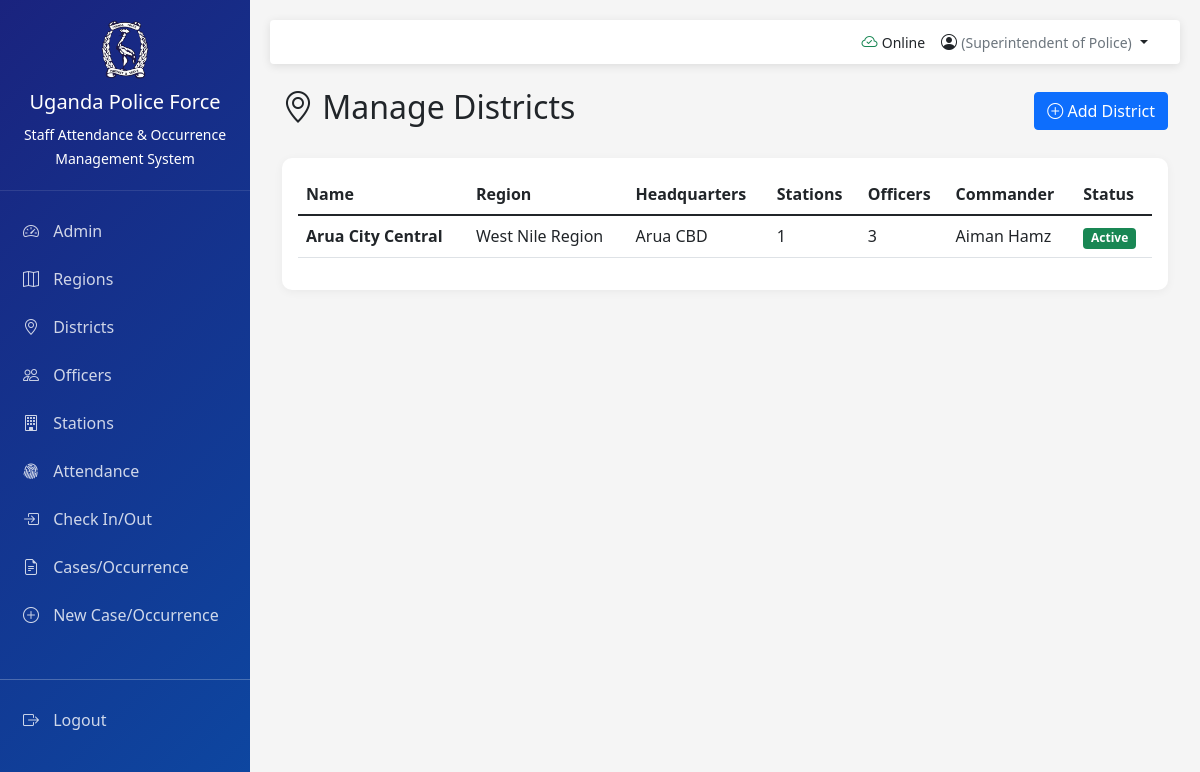
/manage/districts/ (signed in), run on the app's committed database.
### core/models.py (models this page shows, shortened)
class Profile(models.Model):
    RANK_CHOICES = (
        ('SPC', 'Special Police Constable'),
        ('PPC', 'Probationer Police Constable '),
        ('PC', 'Police Constable '),
        ('CPL', 'Corporal'),
        ('SGT', 'Sergent'),
        ('SSGT', 'Station Sergent'),
        ('HC', 'Head Constable'),
        ('HCM', 'Head Constable Major'),
        ('LAIP', 'Learner Assitant Inspector of Police'),
        ('AIP', 'Assitant Inspector of Police'),
        ('IP', 'Inspector Police'),
        ('CASP', 'Cadet Assistant Superintendent of Police'),
        ('ASP', 'Assistant Superintendent of Police'),
        ('SP', 'Superintendent of Police'),
        ('SSP', 'Senior Superintendent of Police'),
        ('ACP', 'Assistant Commissioner of police'),
        ('CP', 'Commissioner of Police'),
        ('AIGP', 'Assistant Inspector General of Police'),
        ('IGP', 'Inspector General of Police')
    )
    SENIOR_RANKS = ['LAIP', 'AIP', 'IP', 'CASP', 'ASP','SP', 'SSP',  'ACP', 'CP','AIGP', 'IGP']
    JUNIOR_RANKS = ['SPC','PPC',  'PC', 'CPL', 'SGT', 'SSGT', 'HC', 'HCM']
    ROLE_CHOICES = (
        ('admin', 'Headquarter Admin'),
        ('regional_admin', 'Regional Commander'),
        ('district_admin', 'District Admin'),
        ('Station_admin', 'Station Commander/OC'),
        ('officer', 'Police Officer')
    )
    user = models.OneToOneField(
        settings.AUTH_USER_MODEL, on_delete=models.CASCADE, related_name='user_profile'
    )
    role = models.CharField(max_length=25, choices=ROLE_CHOICES, default='officer')
    rank = models.CharField(max_length=50, choices=RANK_CHOICES, blank=True, null=True)
    force_number = models.CharField(max_length=10, unique=True, blank=True, null=True,
    validators=[RegexValidator(
        regex=r'^\d{4,6}$',
        message='Force Number must be digits only (e.g., 91765)'
    )],
    help_text='For Junior Officers (SPC-HCM): Digits only, e.g., 91765'
    )
    file_number = models.CharField(max_length=10, unique=True, blank=True, null=True,
        validators=[RegexValidator(
            regex=r'^[A-Z]\d{4}$',
            message='File Number format: Letter + 4 digits (e.g., A0001)'
        )],
        help_text='For Senior Officers (LAIP+): First letter of surname + 4 digits, e.g., A0001'
    )
    previous_force_number = models.CharField(max_length=10, blank=True, null=True)
    is_force_number_active = models.BooleanField(default=True)
    date_of_birth = models.DateField(null=True, blank=True)
    date_joined_force = models.DateField(null=True, blank=True)
    nin = models.CharField(max_length=15, blank=True, null=True)
    current_station = models.ForeignKey(
        'Station', on_delete=models.SET_NULL, null=True, blank=True, related_name='assigned_officers'
    )
    is_on_duty = models.BooleanField(default=False)
    is_active_officer = models.BooleanField(default=True)
    created_at = models.DateTimeField(auto_now_add=True)
    updated_at = models.DateTimeField(auto_now=True)
    class Meta:
        verbose_name = 'Officer Profile'
        verbose_name_plural = 'Officer Profiles'
        ordering = ['-rank', 'force_number']
        indexes = [
            models.Index(fields=['force_number']),
            models.Index(fields=['file_number']),
            models.Index(fields=['role', 'rank']),
            models.Index(fields=['current_station'])
        ]

class District(models.Model):
    name = models.CharField(max_length=150)
    region = models.ForeignKey(Region, on_delete=models.CASCADE, related_name='districts')
    district_commander = models.ForeignKey(Profile, on_delete=models.SET_NULL, null=True, blank=True, related_name='commanded_district', limit_choices_to={'role': 'district_admin'})
    headquarters = models.CharField(max_length=255, blank=True)
    contact_number = models.CharField(max_length=13, blank=True)
    is_active = models.BooleanField(default=True)
    created_at = models.DateTimeField(auto_now_add=True)
    updated_at = models.DateTimeField(auto_now=True)
    class Meta:
        verbose_name = 'District'
        verbose_name_plural = 'Districts'
        ordering = ['region__name', 'name']
        unique_together = ['region', 'name']
        indexes = [
            models.Index(fields=['region', 'name']),
        ]
    def total_officers(self):
        return Profile.objects.filter(
            current_station__district=self,
            is_active_officer=True
        ).count()

class Region(models.Model):
    name = models.CharField(max_length=150)
    regional_commander = models.ForeignKey(Profile, on_delete=models.SET_NULL, null=True, blank=True, related_name='commanded_region', limit_choices_to={'role':'admin'})
    headquarters_location = models.CharField(max_length=255, blank=True)
    contact_number = models.CharField(max_length=13, blank=True)
    is_active = models.BooleanField(default=True)
    created_at = models.DateTimeField(auto_now_add=True)
    updated_at = models.DateTimeField(auto_now=True)
    class Meta:
        verbose_name = 'Region'
        verbose_name_plural = 'Regions'
        ordering = ['name']

### core/views.py (the view)
# urls.py: path('manage/districts/', views.manage_districts, name='manage_districts'),
@login_required
def manage_districts(request):
    profile = request.user.user_profile
    if profile.role == 'admin':
        districts = District.objects.filter(is_active=True)
    elif profile.role == 'regional_admin':
        region = profile.current_station.district.region if profile.current_station else None
        districts = District.objects.filter(region=region, is_active=True) if region else []
    else:
        messages.error(request, 'Access denied')
        return redirect('core:admin_dashboard')
    return render(request, 'districts.html', {
        'districts': districts,
        'regions': Region.objects.filter(is_active=True),
        'profile': profile,
    })

### core/templates/districts.html (shortened to what this page needs)
{% extends 'base.html' %}
{% block content %}
<div class="container-fluid">
    <div class="d-flex justify-content-between align-items-center mb-4">
        <h2><i class="bi bi-geo-alt"></i> Manage Districts</h2>
        <button class="btn btn-primary" data-bs-toggle="modal" data-bs-target="#addDistrictModal">
            <i class="bi bi-plus-circle"></i> Add District
        </button>
    </div>
    <div class="card">
        <div class="card-body">
            <div class="table-responsive">
                <table class="table table-hover">
                    <thead>
                        <tr>
                            <th>Name</th>
                            <th>Region</th>
                            <th>Headquarters</th>
                            <th>Stations</th>
                            <th>Officers</th>
                            <th>Commander</th>
                            <th>Status</th>
                        </tr>
                    </thead>
                    <tbody>
                        {% for district in districts %}
                        <tr>
                            <td><strong>{{ district.name }}</strong></td>
                            <td>{{ district.region.name }}</td>
                            <td>{{ district.headquarters|default:"-" }}</td>
                            <td>{{ district.stations.count }}</td>
                            <td>{{ district.total_officers }}</td>
                            <td>{{ district.district_commander.user.get_full_name|default:"-" }}</td>
                            <td><span class="badge bg-success">Active</span></td>
                        </tr>
                        {% empty %}
                        <tr><td colspan="8" class="text-center">No districts found</td></tr>
                        {% endfor %}
                    </tbody>
                </table>
            </div>
        </div>
    </div>
</div>
{% endblock %}

### core/templates/base.html (shortened to what this page needs)
{% load static %}
<!DOCTYPE html>
<html lang="en">
<head>
    <link href="https://cdn.jsdelivr.net/npm/bootstrap@5.1.3/dist/css/bootstrap.min.css" rel="stylesheet">
    <link rel="stylesheet" href="https://cdn.jsdelivr.net/npm/bootstrap-icons@1.8.0/font/bootstrap-icons.css">
    <link href="https://cdn.jsdelivr.net/npm/select2@4.1.0-rc.0/dist/css/select2.min.css" rel="stylesheet">
    <link rel="stylesheet" href="https://cdn.datatables.net/1.11.5/css/dataTables.bootstrap5.min.css">
</head>
<body>
    {% if user.is_authenticated %}
    <nav class="sidebar">
        <div class="logo">
            <img src="{% static 'img/upf_logo.png' %}"  alt="UPF Logo">
            <h5>Uganda Police Force</h5>
            <small>Staff Attendance & Occurrence Management System</small>
        </div>
        <ul class="nav flex-column mt-3">
           {% if request.user.user_profile.role != 'officer' %}
            <li class="nav-item">
                <a class="nav-link" href="{% url 'core:admin_dashboard' %}">
                    <i class="bi bi-speedometer2"></i> Admin
                </a>
            </li>
            {% if request.user.user_profile.role == 'admin' %}
            <li class="nav-item">
                <a class="nav-link" href="{% url 'core:manage_regions' %}">
                    <i class="bi bi-map"></i> Regions
                </a>
            </li>
            {% endif %}
             {% if request.user.user_profile.role == 'admin' or request.user.user_profile.role == 'regional_admin' %}
            <li class="nav-item">
                <a class="nav-link" href="{% url 'core:manage_districts' %}">
                    <i class="bi bi-geo-alt"></i> Districts
                </a>
            </li>
            {% endif %}
            <li class="nav-item">
                <a class="nav-link" href="{% url 'core:manage_officers' %}">
                    <i class="bi bi-people"></i> Officers
                </a>
            </li>
            <li class="nav-item">
                <a class="nav-link" href="{% url 'core:manage_stations' %}">
                    <i class="bi bi-building"></i> Stations
                </a>
            </li>
            {% endif %}
            <li class="nav-item">
                <a class="nav-link {% if 'attendance' in request.path %}active{% endif %}" href="{% url 'attendance:dashboard' %}">
                    <i class="bi bi-fingerprint"></i> Attendance
                </a>
            </li>
            <li class="nav-item">
                <a class="nav-link" href="{% url 'attendance:check_in' %}">
                    <i class="bi bi-box-arrow-in-right"></i> Check In/Out
                </a>
            </li>
            <li class="nav-item">
                <a class="nav-link {% if 'occurrence' in request.path %}active{% endif %}"
                   href="{% url 'occurrence:dashboard' %}">
                    <i class="bi bi-file-earmark-text"></i> Cases/Occurrence
                </a>
            </li>
            <li class="nav-item">
                <a class="nav-link" href="{% url 'occurrence:create' %}">
                    <i class="bi bi-plus-circle"></i> New Case/Occurrence
                </a>
            </li>
            <li class="nav-item mt-4">
                <hr class="bg-light">
                <a class="nav-link" href="{% url 'core:logout' %}">
                    <i class="bi bi-box-arrow-right"></i> Logout
                </a>
            </li>
        </ul>
    </nav>
    {% endif %}
    <div class="main-content">
        {% if user.is_authenticated %}
        <nav class="navbar navbar-expand-lg mb-4 rounded">
            <div class="container-fluid">
                <div class="ms-auto d-flex align-items-center">
                    <span id="syncStatus" class="me-3">
                    </span>
                    <div class="dropdown">
                        <a class="dropdown-toggle text-decoration-none text-dark" href="#"
                           id="userDropdown" data-bs-toggle="dropdown">
                            <i class="bi bi-person-circle"></i>
                            {% if user.user_profile.rank %}
                            <small class="text-muted">({{ user.user_profile.get_rank_display }})</small>
                            {% endif %}
                        </a>
                    </div>
                </div>
            </div>
        </nav>
        {% endif %}
        {% block content %}{% endblock %}
    </div>
</body>
</html>

### core/templates/base.html (style rules this page uses)
:root { --upf-primary: #1a237e; --upf-secondary: #0d47a1; --upf-accent: #ff6f00; --upf-success: #2e7d32; --upf-danger: #c62828; --upf-warning: #f57f17; }
body { font-family: 'Segoe UI', Tahoma, Geneva, Verdana, sans-serif; background: #f5f5f5; }
.sidebar { background: linear-gradient(135deg, var(--upf-primary), var(--upf-secondary)); color: white; min-height: 100vh; width: 250px; position: fixed; left: 0; top: 0; z-index: 1000; transition: all 0.3s; }
.sidebar .logo { padding: 20px; text-align: center; border-bottom: 1px solid rgba(255,255,255,0.1); }
.sidebar .logo img { width: 60px; margin-bottom: 10px; }
.sidebar .nav-link { color: rgba(255,255,255,0.8); padding: 12px 20px; transition: all 0.3s; border-left: 3px solid transparent; }
.sidebar .nav-link i { margin-right: 10px; width: 20px; text-align: center; }
.main-content { margin-left: 250px; padding: 20px; transition: all 0.3s; }
.navbar { background: white; box-shadow: 0 2px 10px rgba(0,0,0,0.1); padding: 10px 20px; }
.card { border: none; border-radius: 10px; box-shadow: 0 2px 10px rgba(0,0,0,0.05); transition: transform 0.3s; }

### data on the page
District: name "Arua City Central", region.name "West Nile Region", headquarters "Arua CBD", stations.count "1", total_officers "3", district_commander.user.get_full_name "Aiman Hamz"

### other printed values
{{ user.user_profile.get_rank_display }} "Superintendent of Police"
